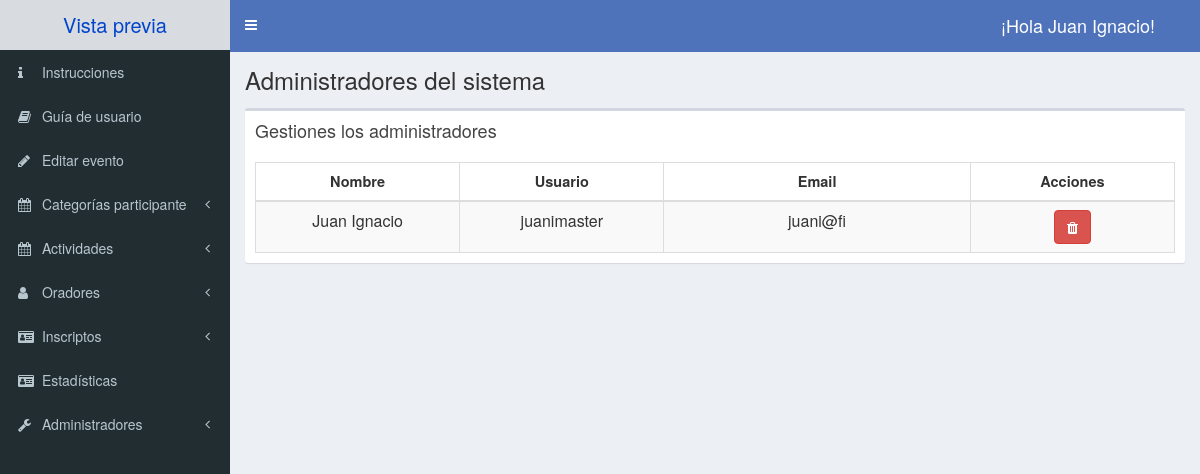
The app's page /admin/lista-admin-sistema.php (signed in), older data.
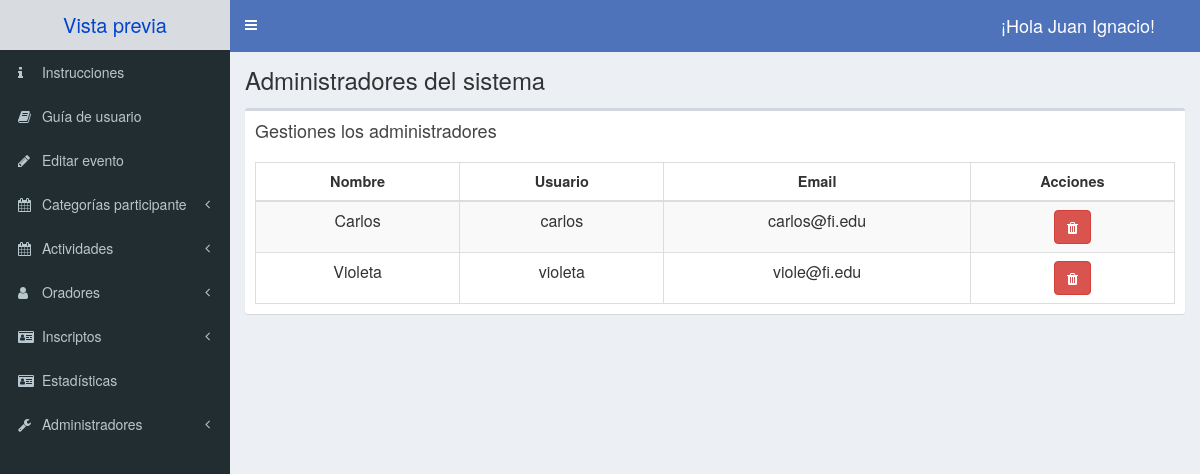
The same page, newer data.
### tables this page shows
CREATE TABLE administrador(
    id_admin int NOT NULL AUTO_INCREMENT,
    usuario varchar(50) NOT NULL UNIQUE,
    clave varchar(255) NOT NULL,
    email varchar(50) NOT NULL,
    nombre varchar(50) NOT NULL,
    apellido varchar(50) NOT NULL,
    permiso TINYINT NOT NULL,
    PRIMARY KEY(id_admin)
);

### admin/lista-admin-sistema.php (the view, shortened to what this page needs)
<?php
  include_once 'templates/header.php';
?>
<body class="hold-transition skin-blue sidebar-mini">
<div class="wrapper">
  <?php
      include_once 'templates/barra.php';
  ?>
<?php
  include_once 'templates/navegacion.php';
?>
  <div class="content-wrapper">
    <section class="content-header">
      <h1>
        Administradores del sistema
      </h1>
    </section>
    <section class="content">
      <div class="row centrar-contenido">
        <div class="col-xs-12">
            <div class="box">
              <div class="box-header">
                <h3 class="box-title">Gestiones los administradores</h3>
              </div>
              <div class="box-body table-responsive">
                <table id="registros" class="table table-bordered table-striped text-center">
                  <thead>
                  <tr>
                    <th class="col-xs-2">Nombre</th>
                    <th class="col-xs-2">Usuario</th>
                    <th class="col-xs-3">Email</th>
                    <th class="col-xs-2">Acciones</th>
                  </tr>
                  </thead>
                  <tbody>
                  <?php
                  try{
                    include_once 'funciones/funciones.php';
                    $sql= "
                    SELECT a.id_admin, a.nombre, a.usuario, a.email
                    FROM administrador a
                    WHERE a.permiso=1
                    ORDER BY a.nombre";
                    $tuplas= $db->query($sql);
                  }catch(Exception $e){
                    echo "Error: " . $e->getMessage();
                  }
                  while ($admin= $tuplas->fetch_assoc()){
                  ?>
                  <tr>
                    <td><?php echo $admin['nombre']; ?></td>
                    <td> <?php echo $admin['usuario']; ?></td>
                    <td> <?php echo $admin['email']; ?></td>
                    <td>
                      <a href="#" data-id="<?php echo $admin['id_admin']; ?>" data-tipo="admin" url="control-admin.php" class="borrar-registro">
                        <button type="button" class="btn  btn-danger"><i class="fa fa-trash"></i></button>
                      </a>
                    </td>
                  </tr>
                  <?php
                  }
                  ?>
                </table>
              </div>
            </div>
        </div>
      </div>
    </section>
  </div>
<?php
  include_once 'templates/footer.php';
?>

Row changes from the older to the newer data that the page shows:
no longer on this page (row edited): administrador: nombre "Juan Ignacio", usuario "juanimaster", email "juani@fi"
added administrador: nombre "Carlos", usuario "carlos", email "carlos@fi.edu"
added administrador: nombre "Violeta", usuario "violeta", email "viole@fi.edu"
